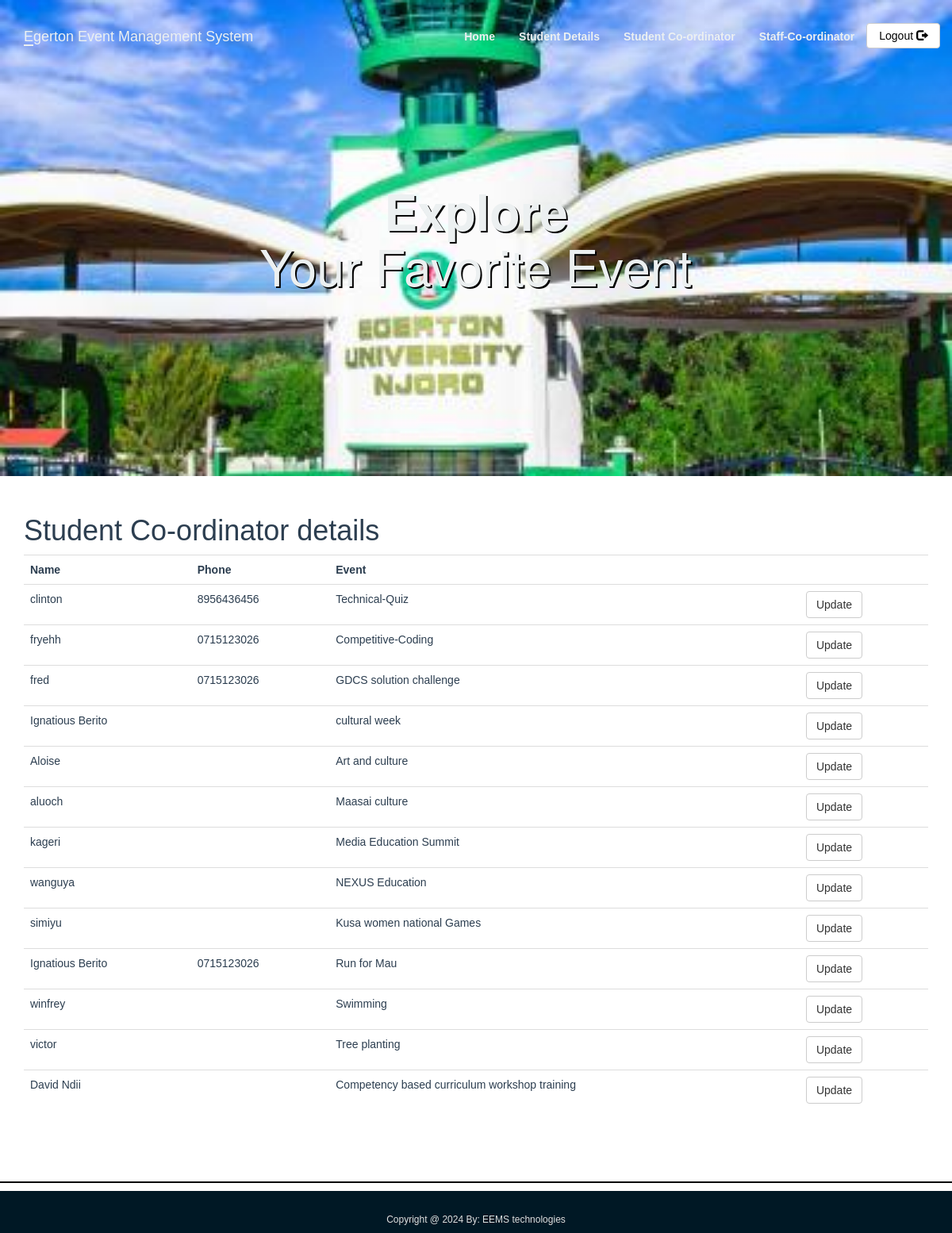
Screenshot of /Stu_cordinator.php with the database file from the repository.
### tables this page shows
CREATE TABLE `student_coordinator` (
  `sid` int(11) NOT NULL,
  `st_name` varchar(100) NOT NULL,
  `phone` varchar(10) DEFAULT NULL,
  `event_id` int(11) DEFAULT NULL
);

CREATE TABLE `events` (
  `event_id` int(11) NOT NULL,
  `event_title` varchar(50) NOT NULL,
  `participents` int(100) DEFAULT 0,
  `img_link` text DEFAULT NULL,
  `type_id` int(11) DEFAULT NULL
);

### Stu_cordinator.php (the view, shortened to what this page needs)
<?php
include_once 'classes/db1.php';
$result = mysqli_query($conn,"SELECT * FROM student_coordinator s ,events e where e.event_id= s.event_id");
?>
<!DOCTYPE html>
<html>
<head>
        <?php require 'utils/styles.php'; ?>
    </head>
<body><?php include 'utils/adminHeader.php'?>
<div class = "content">
<div class = "container">
<h1>Student Co-ordinator details</h1>
<?php
if (mysqli_num_rows($result) > 0) {
?>
 <table class="table table-hover" >
  <tr>
    <th>Name</th>
    <th>Phone</th>
    <th>Event</th>
    <th></th>
  </tr>
<?php
while($row = mysqli_fetch_array($result)) {
?>
<tr>
    <td><?php echo $row["st_name"]; ?></td>
    <td><?php echo $row["phone"]; ?></td>
    <td><?php echo $row["event_title"]; ?></td>
    <td> <?php echo '<a  href="updateStudent.php?id='.$row['event_id'].'" class = "btn btn-default"> Update</a>'?></td>
</tr>
<?php
}
?>
</table>
 <?php
}
else{
    echo "No result found";
}
?>
</div>
</div>
 </body>
 <?php include 'utils/footer.php';?>
</html>

### css/style.css (style rules this page uses)
body { overflow-x: hidden; }
.content { font-family: Arial, Helvetica, sans-serif; color: #2C3E50; }

### rows the page displays
student_coordinator: st_name "clinton", phone "8956436456", event.event_title "Technical-Quiz"
student_coordinator: st_name "fryehh", phone "0715123026", event.event_title "Competitive-Coding"
student_coordinator: st_name "fred", phone "0715123026", event.event_title "GDCS solution challenge"
student_coordinator: st_name "Ignatious Berito", event.event_title "cultural week"
student_coordinator: st_name "Aloise", event.event_title "Art and culture"
student_coordinator: st_name "aluoch", event.event_title "Maasai culture"
student_coordinator: st_name "kageri", event.event_title "Media Education Summit"
student_coordinator: st_name "wanguya", event.event_title "NEXUS Education"
student_coordinator: st_name "simiyu", event.event_title "Kusa women national Games"
student_coordinator: st_name "Ignatious Berito", phone "0715123026", event.event_title "Run for Mau"
student_coordinator: st_name "winfrey", event.event_title "Swimming"
student_coordinator: st_name "victor", event.event_title "Tree planting"
student_coordinator: st_name "David Ndii", event.event_title "Competency based curriculum workshop training"
